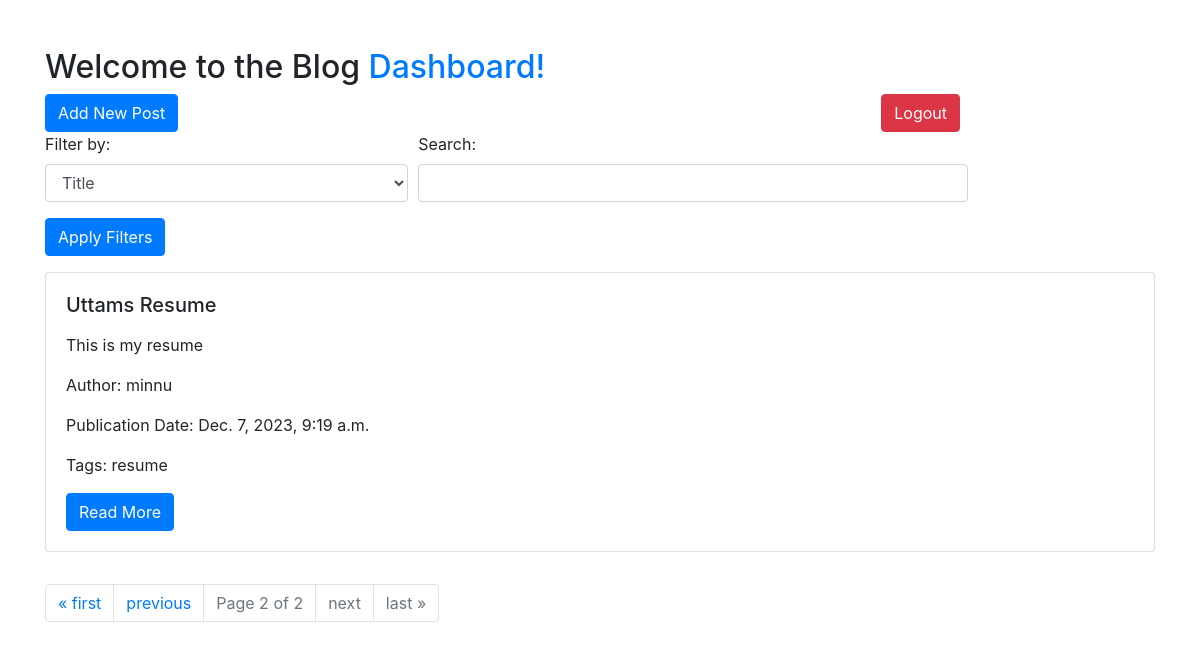
/dashboard/?page=2 (signed in), run on the app's committed database.
### articles/models.py (models this page shows, shortened)
class Article(models.Model):
    title = models.CharField(max_length=200)
    content = RichTextField()
    author = models.ForeignKey(User, on_delete=models.CASCADE)
    publication_date = models.DateTimeField(auto_now_add=True)
    tags = models.CharField(max_length=100, blank=True)
    file = models.FileField(upload_to='article_files/', null=True, blank=True)

### articles/views.py (the view)
# urls.py: path('dashboard/', dashboard, name='dashboard'),
@login_required
def dashboard(request):
    articles_list = Article.objects.all()
    if request.method == 'POST':
        form = ArticleForm(request.POST, request.FILES)
        if form.is_valid():
            article = form.save(commit=False)
            article.author = request.user
            article.save()
            messages.success(request,"Post Succesfull")
            return redirect('dashboard')
        else:
            messages.error(request,form.errors)
    else:
        query = request.GET.get('q')
        filter_option = request.GET.get('filter_option')
        articles = Article.objects.all()
        filter_mapping = {
            'title': 'title__icontains',
            'content': 'content__icontains',
            'tags': 'tags__icontains',
            'author': 'author__username__icontains',
        }
        if filter_option in filter_mapping and query is not None:
            articles_list = articles.filter(**{filter_mapping[filter_option]: query})
        form = ArticleForm()
    paginator = Paginator(articles_list, 3)
    page = request.GET.get('page')
    try:
        articles = paginator.page(page)
    except PageNotAnInteger:
        articles = paginator.page(1)
    except EmptyPage:
        articles = paginator.page(paginator.num_pages)
    return render(request, 'dashboard.html',  {'articles': articles, 'form': form})

### articles/forms.py
class ArticleForm(forms.ModelForm):
    class Meta:
        model = Article
        fields = ['title', 'content', 'tags', 'file']
        widgets = {
            'content': CKEditorWidget(),
        }

### templates/dashboard.html (shortened to what this page needs)
<!DOCTYPE html>
<html lang="en">
<head>
    <link rel="stylesheet" href="https://stackpath.bootstrapcdn.com/bootstrap/4.5.2/css/bootstrap.min.css">
</head>
<body>
<div class="container mt-5">
    <h2>Welcome to the Blog  <a href="{% url 'dashboard' %}">Dashboard!</a></h2>
    <a href="{% url 'add_article' %}" class="btn btn-primary" >Add New Post</a>
    <a href="{% url 'logout' %}" class="btn btn-danger" style="flex-direction: column;     position: absolute;
    right: 20%;">Logout</a>
<form method="get" action="{% url 'dashboard' %}">
    <div class="form-row">
        <div class="form-group col-md-4">
            <label for="filterOption">Filter by:</label>
            <select class="form-control" id="filterOption" name="filter_option">
                <option value="title" {% if filter_option == 'title' %}selected{% endif %}>Title</option>
            </select>
        </div>
        <div class="form-group col-md-6">
            <label for="query">Search:</label>
            <input type="text" class="form-control" id="query" name="q" value="{{ query }}">
        </div>
    </div>
    <button type="submit" class="btn btn-primary">Apply Filters</button>
</form>
    {% if articles %}
        <ul class="list-group mt-3">
            {% for article in articles %}
        <div class="card mb-3">
            <div class="card-body">
                <h5 class="card-title">{{ article.title }}</h5>
                <p class="card-text">{{ article.content|safe|slice:":200" }}</p>
                <p class="card-text">Author: {{ article.author.username }}</p>
                <p class="card-text">Publication Date: {{ article.publication_date }}</p>
                <p class="card-text">Tags: {{article.tags}}</p>
                <a href="{% url 'article_detail' article.id %}" class="btn btn-primary">Read More</a>
            </div>
        </div>
    {% endfor %}
        </ul>
        {% else %}
        <p>No articles available.</p>
    {% endif %}
    <div class="mt-3">
        <nav aria-label="Page navigation example">
            <ul class="pagination">
                {% if articles.has_previous %}
                    <li class="page-item">
                        <a class="page-link" href="?page=1" tabindex="-1" aria-disabled="true">&laquo; first</a>
                    </li>
                    <li class="page-item">
                        <a class="page-link" href="?page={{ articles.previous_page_number }}">previous</a>
                    </li>
                {% endif %}
                <li class="page-item disabled">
                    <span class="page-link">Page {{ articles.number }} of {{ articles.paginator.num_pages }}</span>
                </li>
                {% if articles.has_next %}
                    <li class="page-item">
                        <a class="page-link" href="?page={{ articles.next_page_number }}">next</a>
                    </li>
                    <li class="page-item">
                        <a class="page-link" href="?page={{ articles.paginator.num_pages }}">last &raquo;</a>
                    </li>
                {% else %}
                    <li class="page-item disabled">
                        <span class="page-link">next</span>
                    </li>
                    <li class="page-item disabled">
                        <span class="page-link">last &raquo;</span>
                    </li>
                {% endif %}
            </ul>
        </nav>
    </div>
    </div>
</body>
</html>

### data on the page
Article: title "Uttams Resume", content "This is my resume", author.username "minnu", publication_date "Dec. 7, 2023, 9:19 a.m.", tags "resume"

### other printed values
{{ articles.number }} "2"
{{ articles.paginator.num_pages }} "2"
